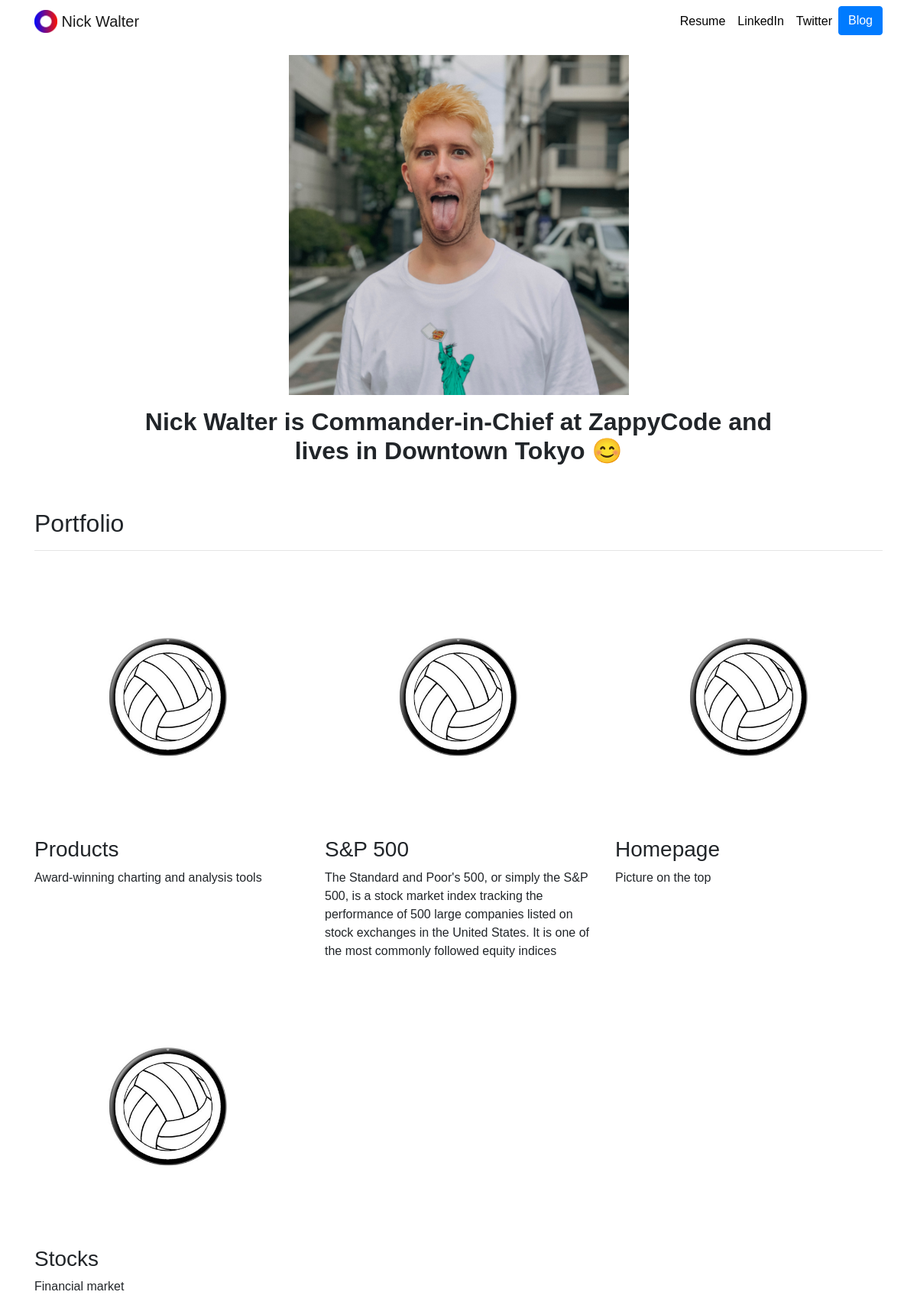
The page / on the database its author committed.
### portfolio/models.py (models this page shows, shortened)
class Project(models.Model):
    title=models.CharField(max_length=100,)
    description=models.CharField(max_length=250,)
    image=models.ImageField(upload_to='portfolio/images')
    url=models.URLField(blank=True)

### portfolio/views.py (the view)
# urls.py: 2. Add a URL to urlpatterns:  path('', views.home, name='home')
def home(request):
    projects = Project.objects.all ()
    return render(request, 'portfolio/home.html', {'projects': projects})

### django3-personal-portfolio-master/django3-personal-portfolio-master/portfolio/templates/portfolio/home.html
{% extends "portfolio/base.html" %}
{% load static %}
{% block content %}
<div class="row justify-content-center my-3">
  <div class="col-5">
    <img src="{% static 'portfolio/SquareBlonde.jpg' %}" class="img-fluid">
  </div>
</div>
<div class="row justify-content-center mb-3">
  <div class="col-md-9 text-center">
    <h1 id="hometext" class="font-weight-bold">Nick Walter is Commander-in-Chief at ZappyCode and lives in Downtown Tokyo 😊</h1>
  </div>
</div>
<h2 class="mt-5">Portfolio</h2>
<hr>
<div class="row">
  {% for project in projects %}
  <div class="col-lg-4 col-md-6">
    {% if project.url %}
    <a href="{{ project.url }}">
      <img src="{{ project.image.url }}" class="img-fluid mb-2">
    </a>
    {% else %}
    <img src="{{ project.image.url }}" class="img-fluid mb-2">
    {% endif %}
    <h3>{{ project.title }}</h3>
    <p>{{ project.description }}</p>
  </div>
  {% endfor %}
</div>
{% endblock %}

### django3-personal-portfolio-master/django3-personal-portfolio-master/portfolio/templates/portfolio/base.html (shortened to what this page needs)
{% load static %}
<!doctype html>
<html lang="en">
<head>
  <link rel="stylesheet" href="https://stackpath.bootstrapcdn.com/bootstrap/4.4.1/css/bootstrap.min.css">
  <link rel="stylesheet" href="{% static "portfolio/custom.css" %}">
</head>
<body>
  <nav id="topNav" class="navbar navbar-expand-md navbar-light">
    <div class="container">
      <a class="navbar-brand" href="{% url 'home' %}">
        <img src="{% static "portfolio/Logo.png" %}" width="30" height="30" class="d-inline-block align-top" alt="Nick's Logo">
        <span>Nick Walter</span>
      </a>
      <div class="collapse navbar-collapse text-center" id="navbarNav">
        <ul class="navbar-nav ml-auto">
          <li class="nav-item">
            <a class="nav-link" href="{% static "portfolio/resume.pdf" %}">Resume</a>
          </li>
          <li class="nav-item">
            <a class="nav-link" href="https://www.linkedin.com/in/nick-walter/" target="_blank">LinkedIn</a>
          </li>
          <li class="nav-item">
            <a class="nav-link" href="https://twitter.com/ZappyCode" target="_blank">Twitter</a>
          </li>
          <li>
            <a role="button" href="{% url 'blog:all_blogs' %}" class="btn btn-primary">Blog</a>
          </li>
        </ul>
      </div>
    </div>
  </nav>
  <div class="container">
    {% block content %}{% endblock %}
  </div>
</body>
</html>

### portfolio/static/portfolio/custom.css (style rules this page uses)
.navbar-nav .nav-link { color: rgba(0,0,0,1) !important; }
body { font-family: 'Dongle', sans-serif; }
@media (min-width: 992px) { #hometext { font-size: 2rem; } }

### rows shown on the page
Project: image (picture), title "Products", description "Award-winning charting and analysis tools"
Project: image (picture), title "S&P 500", description "The Standard and Poor's 500, or simply the S&P 500, is a stock market index tracking the performance of 500 large companies listed on stock exchanges in the United States. It is one of the most commonly followed equity indices"
Project: image (picture), title "Homepage", description "Picture on the top"
Project: image (picture), title "Stocks", description "Financial market"
